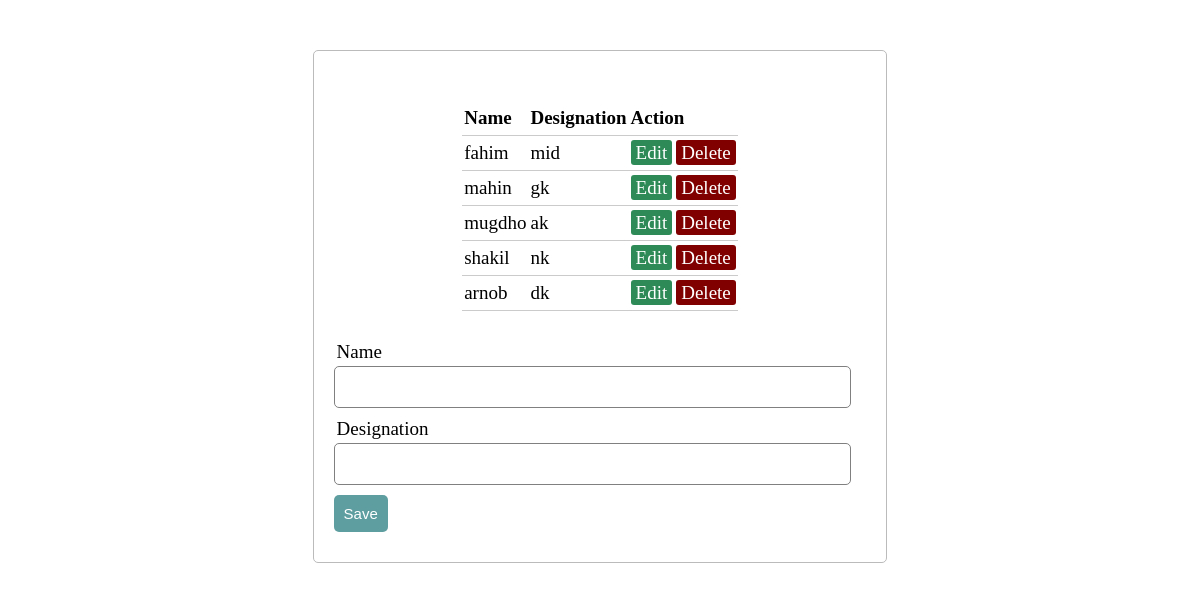
Page /root/owner/Insertion/index.php on the committed database.
### tables this page shows
CREATE TABLE `ownerstaff` (
  `id` int(10) NOT NULL,
  `name` varchar(10) NOT NULL,
  `designation` varchar(10) NOT NULL,
  `joiningtime` date NOT NULL
);

### root/owner/Insertion/index.php (the view, shortened to what this page needs)
<?php  include('server.php'); ?>
<!DOCTYPE html>
<html>
<head>
<link rel="stylesheet" type="text/css" href="styles.css">
</head>
<body>
	<form method="post" action="server.php" >
<?php $results = mysqli_query($db, "SELECT * FROM ownerstaff"); ?>
<table>
	<thead>
		<tr>
			<th>Name</th>
			<th>Designation</th>
			<th colspan="2">Action</th>
		</tr>
	</thead>
	<?php while ($row = mysqli_fetch_array($results)) { ?>
		<tr>
			<td><?php echo $row['name']; ?></td>
			<td><?php echo $row['designation']; ?></td>
			<td>
				<a href="index.php?edit=<?php echo $row['id']; ?>" class="edit_btn" >Edit</a>
			</td>
			<td>
				<a href="server.php?del=<?php echo $row['id']; ?>" class="del_btn">Delete</a>
			</td>
		</tr>
	<?php } ?>
</table>
<form>
		<div class="input-group">
			<label>Name</label>
			<input type="text" name="name" value="">
		</div>
		<div class="input-group">
			<label>Designation</label>
			<input type="text" name="designation" value="">
		</div>
		<div class="input-group">
			<button class="btn" type="submit" name="save" >Save</button>
		</div>
	</form>
</body>
</html>

### root/owner/Insertion/styles.css (style rules this page uses)
body { font-size: 19px; }
table { width: 50%; margin: 30px auto; border-collapse: collapse; text-align: left; }
tr { border-bottom: 1px solid #cbcbcb; }
th, td { border: none; height: 30px; padding: 2px; }
form { width: 45%; margin: 50px auto; text-align: left; padding: 20px; border: 1px solid #bbbbbb; border-radius: 5px; }
.input-group { margin: 10px 0px 10px 0px; }
.input-group label { display: block; text-align: left; margin: 3px; }
.input-group input { height: 30px; width: 93%; padding: 5px 10px; font-size: 16px; border-radius: 5px; border: 1px solid gray; }
.btn { padding: 10px; font-size: 15px; color: white; background: #5F9EA0; border: none; border-radius: 5px; }
.edit_btn { text-decoration: none; padding: 2px 5px; background: #2E8B57; color: white; border-radius: 3px; }
.del_btn { text-decoration: none; padding: 2px 5px; color: white; border-radius: 3px; background: #800000; }

### rows in the picture
ownerstaff: name "fahim", designation "mid"
ownerstaff: name "mahin", designation "gk"
ownerstaff: name "mugdho", designation "ak"
ownerstaff: name "shakil", designation "nk"
ownerstaff: name "arnob", designation "dk"
